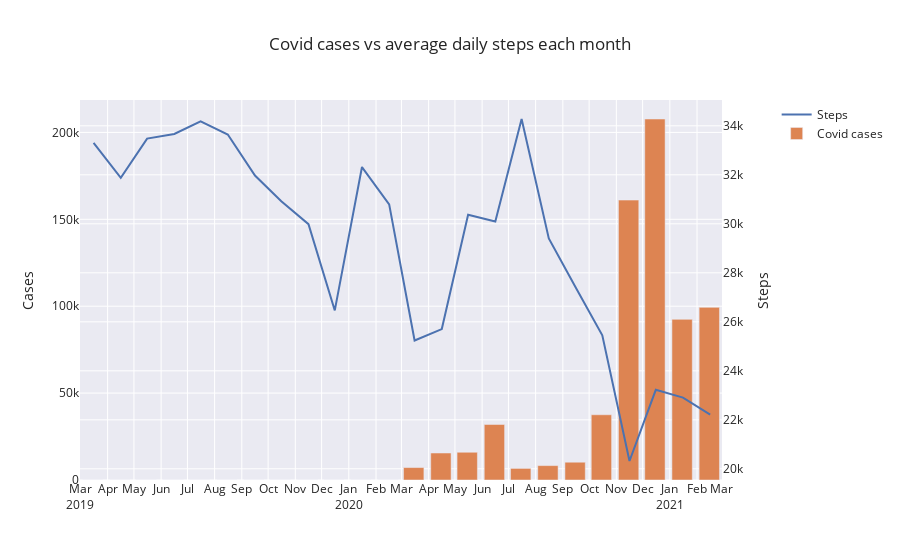

The notebook cell saved with this chart:
### Code cell
# covid_cases['scaled'] = covid_cases.cases / 150
fig = make_subplots(specs=[[{ "secondary_y": True }]])
fig.add_trace(go.Line(x=months_diff['month'], y=months_diff['steps'], name="Steps"), secondary_y=True,)
fig.add_trace(go.Bar(x=covid_cases['date'], y=covid_cases['cases'], name="Covid cases"), secondary_y=False,)
fig.update_layout(
    title_text="Covid cases vs average daily steps each month"
)
fig.update_yaxes(title_text="Cases", secondary_y=False)
fig.update_yaxes(title_text="Steps", secondary_y=True)

fig.update_xaxes(
    dtick="M1",
    tickformat="%b\n%Y")

fig.show()

### Figure 1 — Plotly figure (JSON) as saved in the notebook; plotly's stock layout.template omitted (floating-point values rounded to 4 significant figures)
{"data": [{"name": "Steps", "type": "scatter", "x": ["2019-03-16", "2019-04-16", "2019-05-16", "2019-06-16", "2019-07-16", "2019-08-16", "2019-09-16", "2019-10-16", "2019-11-16", "2019-12-16", "2020-01-16", "2020-02-16", "2020-03-16", "2020-04-16", "2020-05-16", "2020-06-16", "2020-07-16", "2020-08-16", "2020-09-16", "2020-10-16", "2020-11-16", "2020-12-16", "2021-01-16", "2021-02-16"], "xaxis": "x", "y": [33310.0, 31880.0, 33480.0, 33670.0, 34180.0, 33650.0, 31970.0, 30920.0, 29990.0, 26470.0, 32320.0, 30790.0, 25240.0, 25700.0, 30370.0, 30090.0, 34280.0, 29400.0, 27380.0, 25450.0, 20320.0, 23230.0, 22910.0, 22210.0], "yaxis": "y2"}, {"name": "Covid cases", "type": "bar", "x": ["2019-03-15T00:00:00", "2019-04-15T00:00:00", "2019-05-15T00:00:00", "2019-06-15T00:00:00", "2019-07-15T00:00:00", "2019-08-15T00:00:00", "2019-09-15T00:00:00", "2019-10-15T00:00:00", "2019-11-15T00:00:00", "2019-12-15T00:00:00", "2020-01-15T00:00:00", "2020-02-15T00:00:00", "2020-03-15T00:00:00", "2020-04-15T00:00:00", "2020-05-15T00:00:00", "2020-06-15T00:00:00", "2020-07-15T00:00:00", "2020-08-15T00:00:00", "2020-09-15T00:00:00", "2020-10-15T00:00:00", "2020-11-15T00:00:00", "2020-12-15T00:00:00", "2021-01-15T00:00:00", "2021-02-15T00:00:00"], "xaxis": "x", "y": [0, 0, 0, 0, 0, 0, 0, 0, 0, 0, 0, 14, 7159, 15527, 15961, 31951, 6673, 8285, 10233, 37527, 161065, 207718, 92437, 99336], "yaxis": "y"}], "layout": {"autosize": true, "title": {"text": "Covid cases vs average daily steps each month"}, "xaxis": {"anchor": "y", "autorange": true, "domain": [0, 0.94], "dtick": "M1", "range": ["2019-02-28 12:00", "2021-03-01 12:00"], "tickformat": "%b\n%Y", "type": "date"}, "yaxis": {"anchor": "x", "autorange": true, "domain": [0, 1], "range": [0, 218700.0], "title": {"text": "Cases"}, "type": "linear"}, "yaxis2": {"anchor": "x", "autorange": true, "overlaying": "y", "range": [19540.0, 35050.0], "side": "right", "title": {"text": "Steps"}, "type": "linear"}}}
